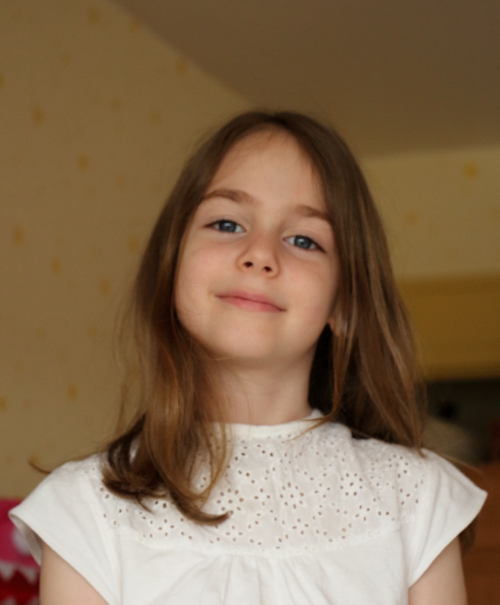
#> input picture girl.jpg, 1000 x 1209 px, given in place of dog.jpg, which was not available (shown at 1/2 size)
$ jupyter execute 'DAY21_220118_고정호.ipynb'   (older library calls are emulated)
#> lines starting #> are read from the running program, lines starting #| are printed output that depends on the picture; pictures that were not available may be replaced by others from this repository, and a replacement may not be noted
[cell 1]
from google.colab import drive
drive.mount('/content/drive')

[cell 2]
# CUT MIX 를 구현하시오
from PIL import Image
import numpy as np


def rand_bbox(img, lam):
    """
    랜덤한 사이즈로 crop 하는 함수
    size: 이미지 크기
    lam: 이미지 중 몇 퍼센트를 자를지 정하는 함수
    output: crop할 네 좌표 bbx1, bby1, bbx2, bby2
    """
    W = img[0]
    H = img[1]
    cut_rat = np.sqrt(1. - lam)
    #자를 이미지의 W, H 선택 (int)
    cut_w = np.int(W * cut_rat)
    cut_h = np.int(H * cut_rat)

    # Uniform 하게 자를 x,y 좌표를 선택
    cx = np.random.randint(W)
    cy = np.random.randint(H)

    # numpy clip 을 통해서 각 좌표의 크기가 이미지 크기를 벗어나지 못하게 하기 , cut size의 //2를 빼고 더할 것
    bbx1 = np.clip(cx - cut_w // 2, 0, W)
    bby1 = np.clip(cy - cut_h // 2, 0, H)
    bbx2 = np.clip(cx + cut_w // 2, 0, W)
    bby2 = np.clip(cy + cut_h // 2, 0, H)

    return bbx1, bby1, bbx2, bby2

def cut_generator(img1, img2, lam = 0.3):
    """
    Cut mix 이미지 만드는 함수, img1에 img2를 갖다 붙일 것임
    output: 갖다 붙인 img1
    """
    bbx1, bby1, bbx2, bby2, = rand_bbox(img2.shape, lam) # img1에 img2를 붙일 것이므로 img2의 shape이 쓰여야함
    img1[bbx1:bbx2, bby1:bby2] = img2[bbx1:bbx2, bby1:bby2] # 잘라낸 img2 부분을 img1에 붙이기

    return img1

# Test용 코드
# 이미지 확장자가 안 맞으면 jpeg로 바꿔보세요
dir1 = '/content/drive/MyDrive/Colab Notebooks/MNC_실습자료/220118_Segmentation/dog.jpg'
dir2 = '/content/drive/MyDrive/Colab Notebooks/MNC_실습자료/220118_Segmentation/cat.jpg'
img1 = np.array(Image.open(dir1).convert('RGB').resize((256,256)))
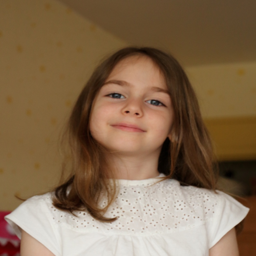
#> img1: shape (256, 256, 3); mean R, G, B 132.2, 106.6, 79.7
img2 = np.array(Image.open(dir2).convert('RGB').resize((256,256)))
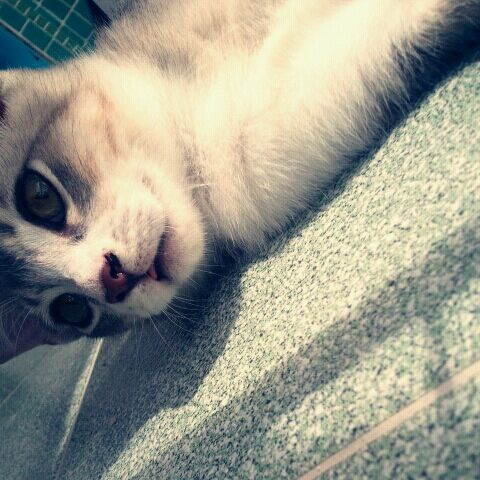
#> input picture cat.jpg, 480 x 480 px, found by its file name

img = cut_generator(img1,img2)
#> in cut_generator, `img1[bbx1:bbx2, bby1:bby2] = img2[bbx1:bbx2, bby1:bby2]`:
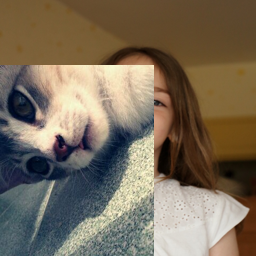
#> img1: shape (256, 256, 3); mean R, G, B 121.3, 108.3, 90.2
Image.fromarray(img)
